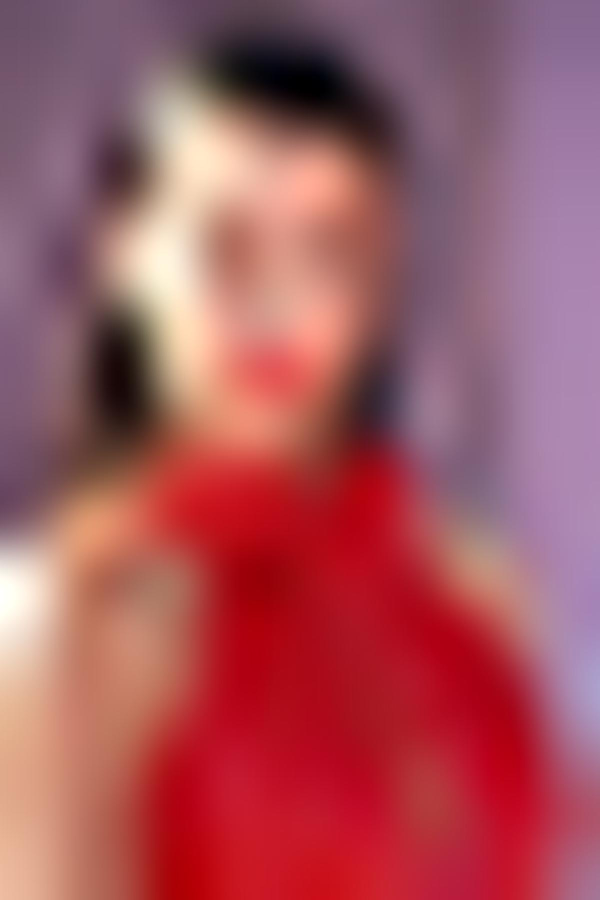
#> input picture test/compressed/compressed_1200px-Adriana_Lima_2019_by_Glenn_Francis.jpg, 1200 x 1800 px (shown at 1/2 size)
$ python -i image_utils.py   (imports and definitions only)
#> lines starting #> are read from the running program, lines starting #| are printed output that depends on the picture
from PIL import Image   # Library proses gambar
import time             # Mengukur waktu kompresi
import os               # Operasi file

def compress_image(input_path, output_path, quality_percent=50):    # Fungsi utama kompresi gambar
#> called with output_path = 'out.png', quality_percent = 50
    start = time.time()
    with Image.open(input_path) as img: # Buka gambar
#> img is the input picture: PIL image 1200x1800 RGB; mean R, G, B 164.1, 86.4, 94.7
        img = img.convert("RGB")
        original_size = img.size
#> original_size = (1200, 1800)

        # Resize down
        new_size = (
            int(original_size[0] * quality_percent / 100),
            int(original_size[1] * quality_percent / 100)
        )
#> new_size = (600, 900)
        downscaled = img.resize(new_size, Image.LANCZOS)
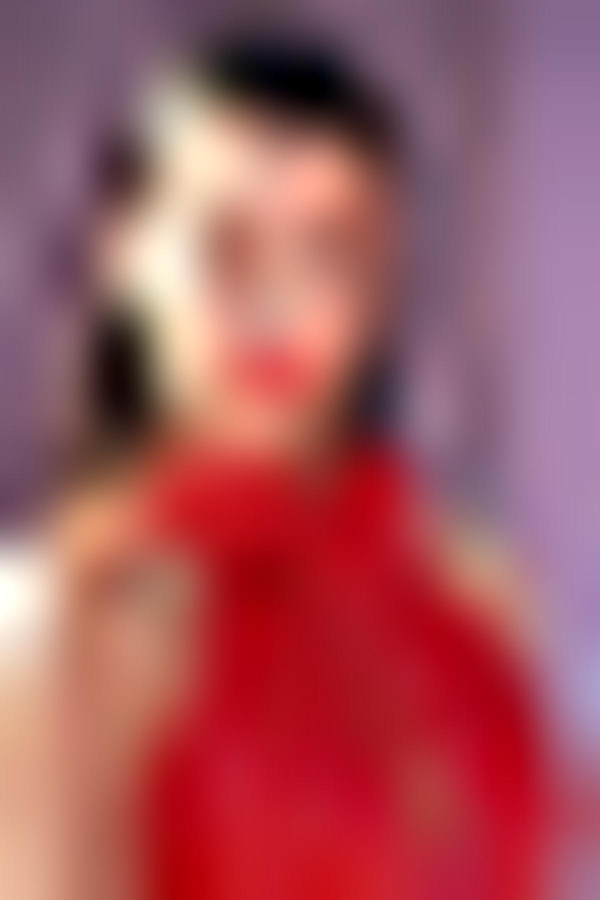
#> downscaled: PIL image 600x900 RGB; mean R, G, B 164.1, 86.4, 94.7

        # Resize back to original
        upscaled = downscaled.resize(original_size, Image.LANCZOS)
        upscaled.save(output_path, format='JPEG')
    return time.time() - start

def calculate_pixel_change(original_path, quality_percent):     # Fungsi menghitung persentase perubahan jumlah pixel
    with Image.open(original_path) as img:
        width, height = img.size
        original_pixels = width * height
        new_width = int(width * quality_percent / 100)
        new_height = int(height * quality_percent / 100)
        new_pixels = new_width * new_height

        change = 100 * (original_pixels - new_pixels) / original_pixels
        return round(change, 2)

def get_file_size_kb(path):     # Fungsi untuk menghitung ukuran file (dalam KB)
    size_bytes = os.path.getsize(path)
    return round(size_bytes / 1024, 2)

>>> result = compress_image('../test/compressed/compressed_1200px-Adriana_Lima_2019_by_Glenn_Francis.jpg', 'out.png')
